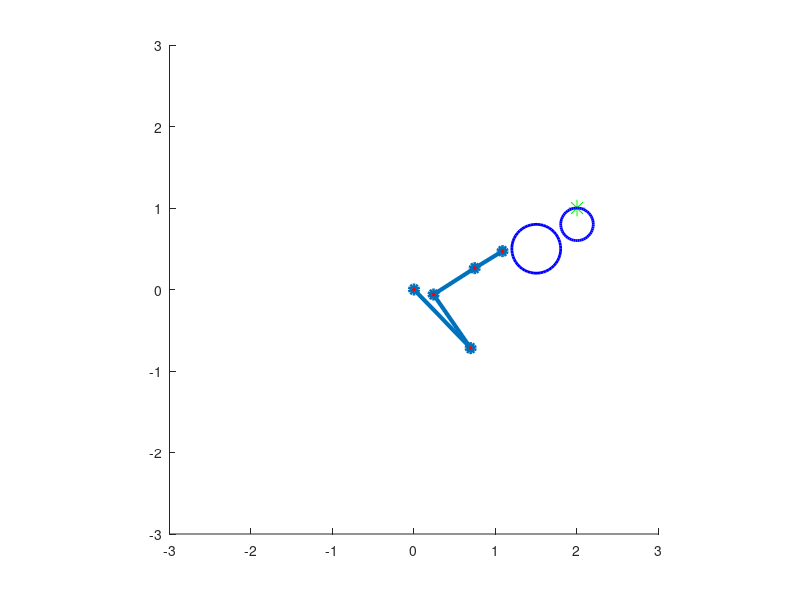

Write MATLAB code to recreate this figure.
clc; clear; close all;

%% --- PARAMETERS ---
L = [1 0.8 0.6 0.4];       % lengths of the 4 links
theta = [0 0 0 0];          % initial joint angles
n_links = length(L);

dt = 0.1;                   % simulation time step
steps = 500;                % number of steps
alpha_goal = 0.1;           % gain toward goal
alpha_obs = 0.05;           % repulsion gain from obstacles
obs_threshold = 0.3;        % distance threshold to start avoiding

% Goal position
goal = [2, 1];

% Obstacles: [x, y, radius]
obstacles = [1.5 0.5 0.3;
             2 0.8 0.2];

%% --- FUNCTION TO DRAW CIRCLES (WITHOUT TOOLBOX) ---
function drawCircle(center, radius, color)
    theta_c = linspace(0,2*pi,50);
    x = center(1) + radius*cos(theta_c);
    y = center(2) + radius*sin(theta_c);
    plot(x, y, 'Color', color, 'LineWidth', 2);
end

%% --- SIMULATION LOOP ---
figure; axis equal; xlim([-3 3]); ylim([-3 3]); hold on;

for t = 1:steps
    % --- 1. Forward kinematics: compute joint positions ---
    joints = zeros(n_links+1,2); % include base at (0,0)
    for i = 1:n_links
        angle_sum = sum(theta(1:i));
        joints(i+1,1) = joints(i,1) + L(i)*cos(angle_sum);
        joints(i+1,2) = joints(i,2) + L(i)*sin(angle_sum);
    end
    
    % --- 2. Plot arm and obstacles ---
    clf; hold on; axis equal; xlim([-3 3]); ylim([-3 3]);
    plot(joints(:,1), joints(:,2), '-o','LineWidth',3,'MarkerSize',6,'MarkerFaceColor','r');
    plot(goal(1), goal(2), 'g*', 'MarkerSize', 12);
    
    for k = 1:size(obstacles,1)
        drawCircle(obstacles(k,1:2), obstacles(k,3), 'b');
    end
    
    % --- 3. Compute forces ---
    
    % 3a. Attractive force toward goal (end-effector)
    ee = joints(end,:);
    F_goal = goal - ee;  % 1x2 vector
    F_goal = F_goal * alpha_goal;
    
    % 3b. Repulsive forces from obstacles
    F_obs = zeros(n_links+1,2); % 1x2 for each joint
    for j = 2:n_links+1 % skip base
        for k = 1:size(obstacles,1)
            vec = joints(j,:) - obstacles(k,1:2);
            dist = norm(vec);
            if dist < obs_threshold
                % Potential field repulsion
                F_obs(j,:) = F_obs(j,:) + alpha_obs*(1/dist - 1/obs_threshold)*(vec/dist)/dist^2;
            end
        end
    end
    
    % --- 4. Compute Jacobian ---
    J = zeros(2, n_links); % 2x4
    for i = 1:n_links
        for j = i:n_links
            r = joints(end,:) - joints(j,:);
            J(:,i) = J(:,i) + [-r(2); r(1)];
        end
    end
    
    % --- 5. Joint angle update ---
    total_force = F_goal + sum(F_obs,1)';  % 2x1
    dtheta = J' * total_force;             % n_links x 1
    theta = theta + (dtheta')*dt;          % row vector 1x4
    
    pause(0.05);
end
